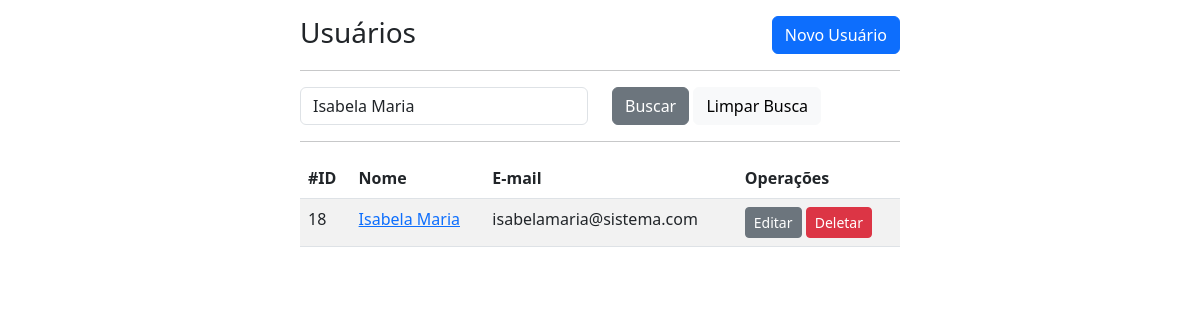
The page /usuarios/index.php?buscaUsuario=Isabela Maria on the database its author committed.
### tables this page shows
CREATE TABLE `usuarios` (
  `id` int(11) NOT NULL,
  `nome` varchar(80) DEFAULT NULL,
  `email` varchar(60) DEFAULT NULL,
  `senha` varchar(255) DEFAULT NULL,
  `criadoEm` datetime NOT NULL DEFAULT current_timestamp(),
  `modificadoEm` datetime DEFAULT NULL ON UPDATE current_timestamp()
);

### usuarios/index.php (the view, shortened to what this page needs)
<?php
    require_once '../core/conexao.php';
    if (!isset($_GET['buscaUsuario'])) {
        $sql = $pdo->prepare('SELECT * FROM usuarios');
    } else {
        $sql = $pdo->prepare('SELECT * FROM usuarios WHERE nome LIKE :nome');
        $sql->bindValue(':nome','%'.$_GET['buscaUsuario'].'%');
    }
    $sql->execute();
    $usuarios = $sql->fetchAll();
?>
<!doctype html>
<html lang="pt-br">
<head>
    <link href="https://cdn.jsdelivr.net/npm/bootstrap@5.3.0-alpha1/dist/css/bootstrap.min.css" rel="stylesheet">
</head>
<body class="d-flex justify-content-center">
    <div class="col-6">
        <h3 class="my-3 d-flex justify-content-between">Usuários <a href="frmCadastro.php" class="btn btn-primary">Novo Usuário</a> </h3>
        <hr>
            <form action="index.php">
                <div class="row">
                    <div class="col">
                        <?php
                            if (isset($_GET['buscaUsuario'])) {
                                $dadosBusca = filter_input(INPUT_GET,'buscaUsuario',FILTER_SANITIZE_SPECIAL_CHARS);
                            } else {
                                $dadosBusca = '';
                            }
                        ?>
                        <input class="form-control" type="text" id="buscaUsuario" name="buscaUsuario" placeholder="Buscar Usuário" value="<?php echo $dadosBusca; ?>" autocomplete="off">
                    </div>
                    <div class="col">
                        <button type="submit" class="btn btn-secondary">Buscar</button>
                        <a href="index.php" class="btn btn-light">Limpar Busca</a>
                    </div>
                </div>
            </form>
        <hr>
        <table class="table table-striped">
            <thead>
                <th>#ID</th>
                <th>Nome</th>
                <th>E-mail</th>
                <th>Operações</th>
            </thead>
            <tbody>
                <?php foreach ($usuarios as $usuario) { ?>
                    <tr>
                        <td><?php echo $usuario->id; ?></td>
                        <td>
                            <a href="frmEdicao.php?id=<?php echo $usuario->id; ?>">
                                <?php echo $usuario->nome; ?>
                            </a>
                        </td>
                        <td><?php echo $usuario->email; ?></td>
                        <td>
                            <a href="frmEdicao.php?id=<?php echo $usuario->id; ?>" class="btn btn-sm btn-secondary">Editar</a>
                            <a href="_deletar.php?id=<?php echo $usuario->id; ?>" class="btn btn-sm btn-danger">Deletar</a>
                        </td>
                    </tr>
                <?php } ?>
            </tbody>
        </table>
    </div>
</body>
</html>

### rows shown on the page
usuarios: id "18", nome "Isabela Maria", email "isabelamaria@sistema.com"
